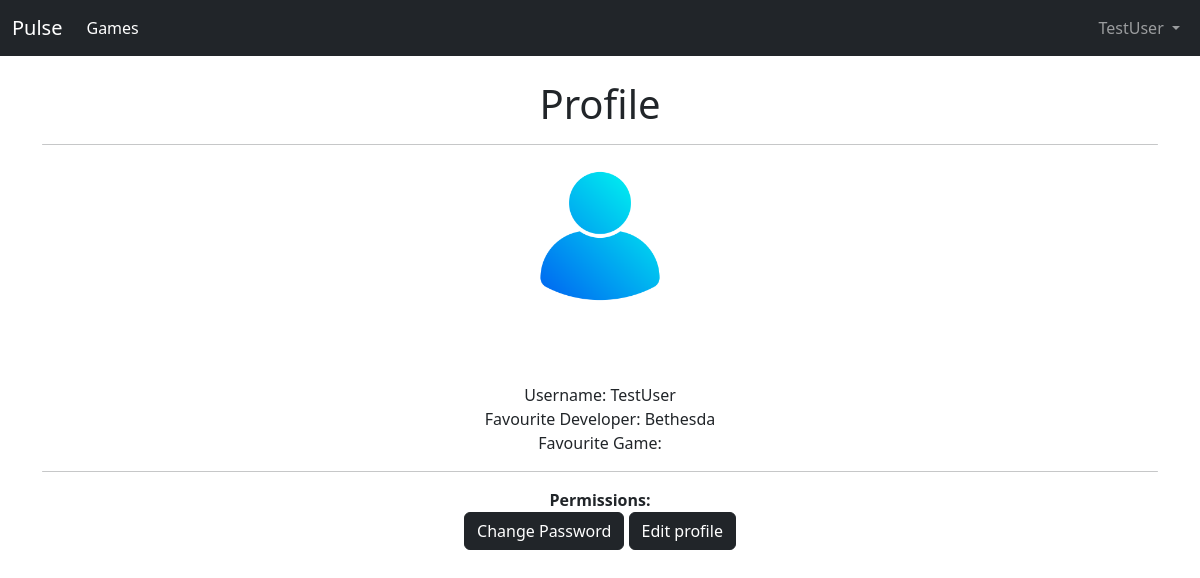
Screenshot of /profile/7/ (signed in) with the database file from the repository.
### users/models.py (models this page shows, shortened)
class CustomUser(AbstractUser):
    age = models.PositiveIntegerField(null=True, blank=True)

class Profile(models.Model):
    user = models.OneToOneField(
        get_user_model(),
        null=True,
        on_delete=models.CASCADE,
    )
    date_of_birth = models.DateField(blank=True, null=True)
    Developer = models.ForeignKey(Developer, on_delete=models.CASCADE, null=True)

### pages/models.py (models this page shows, shortened)
class Developer(models.Model):
    id = models.UUIDField(
        primary_key=True,
        default=uuid.uuid4,
        editable=False)
    name = models.CharField(max_length=250, unique=True)
    class Meta:
        ordering = ('name',)
        verbose_name = 'developer'
        verbose_name_plural = 'developers'
    def __str__(self):
        return self.name

### users/views.py (the view)
# urls.py: path('profile/<int:pk>/', ProfilePageView.as_view(), name='user_profile'),
class ProfilePageView(DetailView):
    model = Profile
    template_name = 'registration/user_profile.html'

### users/context_processors.py (called while the page is built)
def user_groups(request):
    if request.user.is_authenticated:
        return {'is_manager': request.user.groups.filter(name='Manager').exists()}
    return {'is_manager': False}

### templates/registration/user_profile.html (shortened to what this page needs)
{% extends 'base.html' %}
{% load static %}
{% block content %}
    <br>
    <div class="text-center">
        <h1>Profile</h1>
        <hr class="rounded">
        <img src="{% static 'images/icon1.png' %}" alt="" height="150rem" width="150rem">
    </div>
    <br>
    <br>
    <div class="text-center">
    <br>
        Username: {{ user.profile.user }}
    <br/>
        Favourite Developer: {{ user.profile.Developer }}
        <br>
        Favourite Game:
        <br>
        <hr class="rounded">
        <strong>Permissions:</strong>
        <br>
        <a href="{% url 'password_change' %}"><button class = "btn btn-dark">Change Password</button></a>
        <a href="{% url 'edit_profile' user.profile.pk %}"><button class="btn btn-dark">Edit profile</button></a>
    </div>
{% endblock content %}

### templates/base.html (shortened to what this page needs)
{% load static %}
<!DOCTYPE html>
<html lang="en">
  <head>
    <link href="https://cdn.jsdelivr.net/npm/bootstrap@5.3.3/dist/css/bootstrap.min.css" rel="stylesheet">
    <link rel="stylesheet" href="{% static 'css/style.css' %}">
  </head>
  <body>
    <nav class="navbar navbar-expand-lg navbar-dark bg-dark">
      <div class="container-fluid">
        <a class="navbar-brand" href="{% url 'pages:all_products' %}">Pulse</a>
        <div class="collapse navbar-collapse" id="navbarSupportedContent">
          <ul class="navbar-nav me-auto mb-2 mb-lg-0">
            <li class="nav-item">
              <a class="nav-link active" aria-current="page" href="#">Games</a>
            </li>
            {% if user.is_authenticated %}
          </ul>
          <div class="mr-auto">
            <ul class="navbar-nav">
              <li class="nav-item dropdown">
                <a class="nav-link dropdown-toggle" href="#" role="button" data-bs-toggle="dropdown" aria-expanded="false"> {{ user.username }} </a>
              </li>
          {% endif %}
        </div>
      </div>
    </nav>
    <main>
      <div class="container">{% block content %} {% endblock content %}</div>
    </main>
  </body>
</html>

### rows the page displays
CustomUser: username "TestUser", profile.user "TestUser", profile.Developer "Bethesda"
